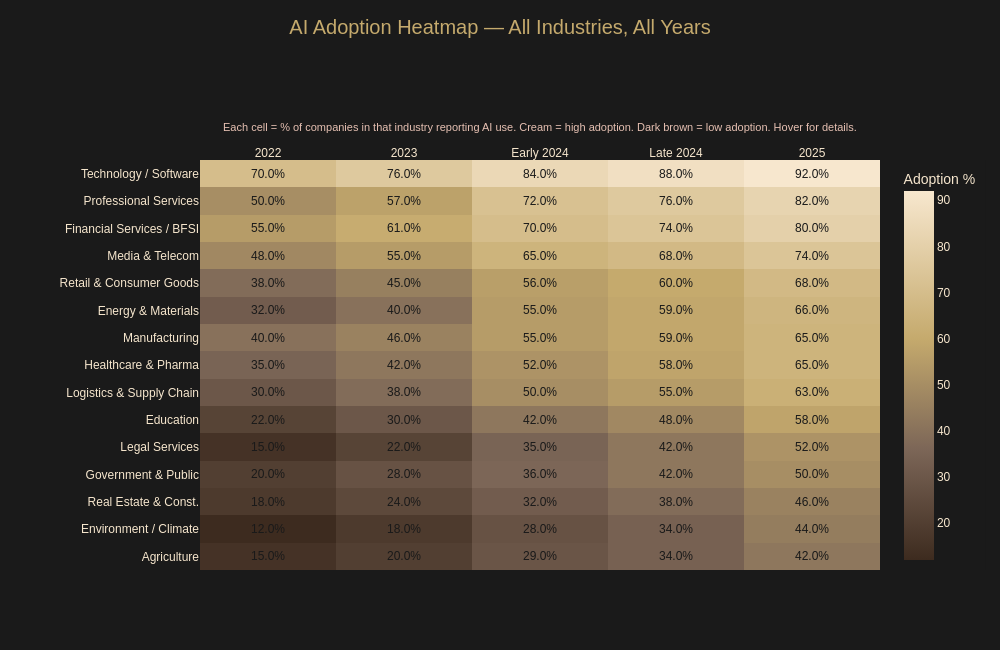

Notebook code cell kept with this figure:
### Code cell
# ── CELL 13 (HEATMAP): AI Adoption Across Industries and Years ────────────
# What this does: shows adoption for every industry across every year
# in one grid — darker gold = higher adoption
# This is completely different from bar charts and looks very professional

import plotly.graph_objects as go


# Years we want to show — actual data only, no predictions
# Keeping it clean and factual
heat_years = ["2022", "2023", "Early 2024", "Late 2024", "2025"]

# Column names in our dataset matching each year
heat_cols = [
    "2022 Adoption %",
    "2023 Adoption %",
    "Early 2024 %",
    "Late 2024 %",
    "2025 %"
]

# Sort industries by 2025 adoption so highest appears at top
df_heat = df_score.sort_values("2025 %", ascending=True)

# Build the grid of values
# z = a 2D list where each row = one industry, each column = one year
# ── Fix floating point numbers before drawing the heatmap ─────────────────
# Round all adoption columns to 1 decimal place
# This fixes the 55.000000000000001 display issue

for col in heat_cols:
    df_heat[col] = df_heat[col].round(1)

# Rebuild z_values with clean numbers
z_values = df_heat[heat_cols].values.tolist()
y_labels = df_heat["Industry Sector"].tolist()

fig5 = go.Figure(data=go.Heatmap(
    z=z_values,
    x=heat_years,
    y=y_labels,

    # Color scale from dark brown to gold to cream
    colorscale=[
        [0.0,  "#3d2b1f"],   # very dark for low values
        [0.3,  COLORS["dark"]],
        [0.6,  COLORS["gold"]],
        [1.0,  COLORS["cream"]],
    ],

    # Show the actual % number inside each cell

# NEW — rounds to 1 decimal before displaying
text=[[f"{round(v, 1)}%" for v in row] for row in z_values],
    texttemplate="%{text}",
    textfont=dict(color="#1a1a1a", size=12),

    # Color bar styling
    colorbar=dict(
        title=dict(
            text="Adoption %",
            font=dict(color=COLORS["cream"]),
        ),
        tickfont=dict(color=COLORS["cream"]),
        bgcolor=BACKGROUND,
        bordercolor=COLORS["dark"],
    ),

    # Hover details
    hovertemplate=(
        "<b>%{y}</b><br>"
        "Period: %{x}<br>"
        "Adoption: %{text}<br>"
        "<extra></extra>"
    ),
))

fig5.update_layout(
    paper_bgcolor=BACKGROUND,
    plot_bgcolor=BACKGROUND,
    font=dict(color=COLORS["cream"], size=12, family="Arial"),
    height=650,
    width=1000,
    margin=dict(l=200, r=120, t=160, b=80),
    title=dict(
        text="AI Adoption Heatmap — All Industries, All Years",
        font=dict(color=COLORS["gold"], size=20),
        x=0.5,
        xanchor="center",
        y=0.97,
    ),
    xaxis=dict(
        color=COLORS["cream"],
        side="top",   # year labels at top like a spreadsheet
    ),
    yaxis=dict(
        color=COLORS["cream"],
    ),
)

# Subtitle
fig5.add_annotation(
    text="Each cell = % of companies in that industry reporting AI use."
         " Cream = high adoption. Dark brown = low adoption. Hover for details.",
    xref="paper", yref="paper",
    x=0.5, y=1.10,
    showarrow=False,
    font=dict(color=COLORS["blush"], size=11),
    align="center",
)

fig5.show()

# Save
fig5.write_html("../assets/chart5_heatmap.html")
print("Chart 5 saved.")

### Figure 1 — Plotly figure (JSON) as saved in the notebook; plotly's stock layout.template omitted (floating-point values rounded to 4 significant figures)
{"data": [{"colorbar": {"bgcolor": "#1a1a1a", "bordercolor": "#7C6657", "tickfont": {"color": "#F7E7CE"}, "title": {"font": {"color": "#F7E7CE"}, "text": "Adoption %"}}, "colorscale": [[0, "#3d2b1f"], [0.3, "#7C6657"], [0.6, "#C5AA6D"], [1, "#F7E7CE"]], "hovertemplate": "<b>%{y}</b><br>Period: %{x}<br>Adoption: %{text}<br><extra></extra>", "text": [["15.0%", "20.0%", "29.0%", "34.0%", "42.0%"], ["12.0%", "18.0%", "28.0%", "34.0%", "44.0%"], ["18.0%", "24.0%", "32.0%", "38.0%", "46.0%"], ["20.0%", "28.0%", "36.0%", "42.0%", "50.0%"], ["15.0%", "22.0%", "35.0%", "42.0%", "52.0%"], ["22.0%", "30.0%", "42.0%", "48.0%", "58.0%"], ["30.0%", "38.0%", "50.0%", "55.0%", "63.0%"], ["35.0%", "42.0%", "52.0%", "58.0%", "65.0%"], ["40.0%", "46.0%", "55.0%", "59.0%", "65.0%"], ["32.0%", "40.0%", "55.0%", "59.0%", "66.0%"], ["38.0%", "45.0%", "56.0%", "60.0%", "68.0%"], ["48.0%", "55.0%", "65.0%", "68.0%", "74.0%"], ["55.0%", "61.0%", "70.0%", "74.0%", "80.0%"], ["50.0%", "57.0%", "72.0%", "76.0%", "82.0%"], ["70.0%", "76.0%", "84.0%", "88.0%", "92.0%"]], "textfont": {"color": "#1a1a1a", "size": 12}, "texttemplate": "%{text}", "type": "heatmap", "x": ["2022", "2023", "Early 2024", "Late 2024", "2025"], "y": ["Agriculture", "Environment / Climate", "Real Estate & Const.", "Government & Public", "Legal Services", "Education", "Logistics & Supply Chain", "Healthcare & Pharma", "Manufacturing", "Energy & Materials", "Retail & Consumer Goods", "Media & Telecom", "Financial Services / BFSI", "Professional Services", "Technology / Software"], "z": [[15, 20, 29, 34, 42], [12, 18, 28, 34, 44], [18, 24, 32, 38, 46], [20, 28, 36, 42, 50], [15, 22, 35, 42, 52], [22, 30, 42, 48, 58], [30, 38, 50, 55, 63], [35, 42, 52, 58, 65], [40, 46, 55, 59, 65], [32, 40, 55, 59, 66], [38, 45, 56, 60, 68], [48, 55, 65, 68, 74], [55, 61, 70, 74, 80], [50, 57, 72, 76, 82], [70, 76, 84, 88, 92]]}], "layout": {"annotations": [{"align": "center", "font": {"color": "#E7C1B3", "size": 11}, "showarrow": false, "text": "Each cell = % of companies in that industry reporting AI use. Cream = high adoption. Dark brown = low adoption. Hover for details.", "x": 0.5, "xref": "paper", "y": 1.1, "yref": "paper"}], "font": {"color": "#F7E7CE", "family": "Arial", "size": 12}, "height": 650, "margin": {"b": 80, "l": 200, "r": 120, "t": 160}, "paper_bgcolor": "#1a1a1a", "plot_bgcolor": "#1a1a1a", "title": {"font": {"color": "#C5AA6D", "size": 20}, "text": "AI Adoption Heatmap — All Industries, All Years", "x": 0.5, "xanchor": "center", "y": 0.97}, "width": 1000, "xaxis": {"color": "#F7E7CE", "side": "top"}, "yaxis": {"color": "#F7E7CE"}}}
